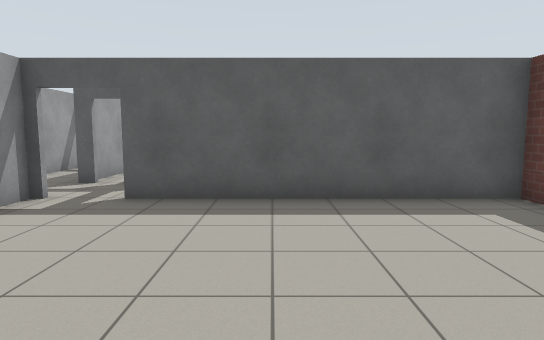
View 1 (above)

24 first-person views from a walk through a Gazebo world. The camera is 1.2 m above the floor, tilts 6° down and sees 75° across. The floor is counted in squares, 1 m on a side. Each view is taken from the middle of a square. On the plan, view 1 faces up. The plan holds only what a view shows up to about 14 squares ahead; the rest is blank. The place goes on beyond the plan. Simple patterns stand in for the simulator's built-in surfaces.

View 2
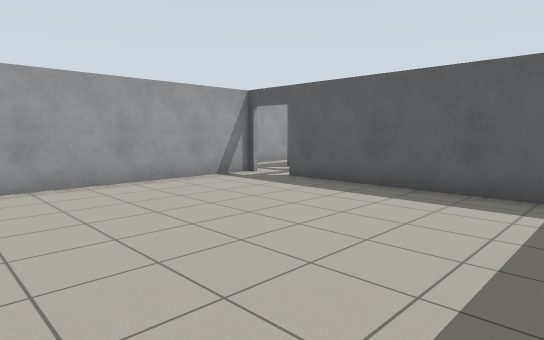

View 3
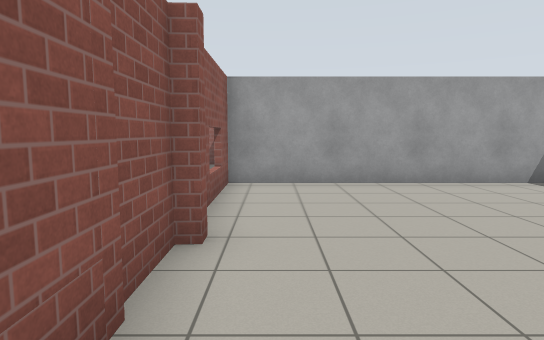

View 4
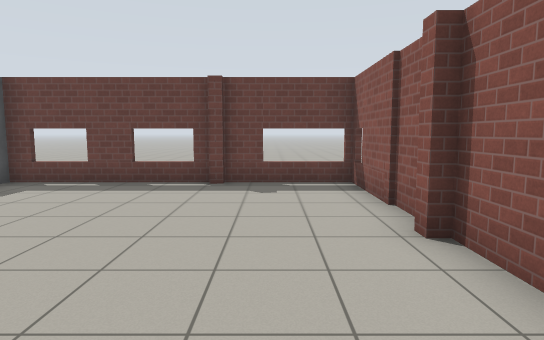

View 5
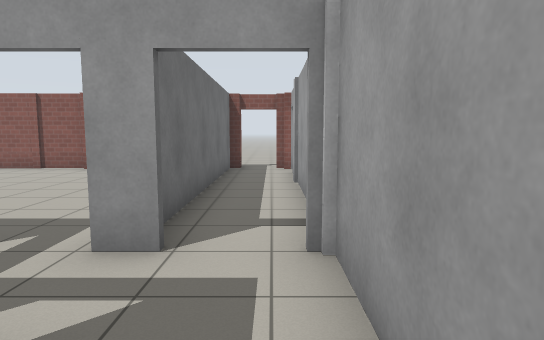

View 6
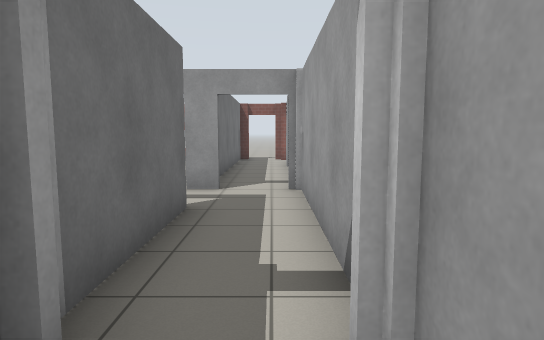

View 7
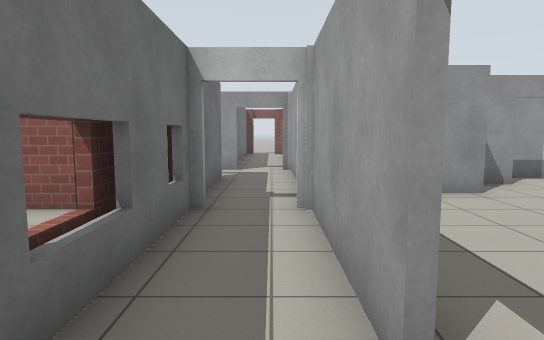

View 8
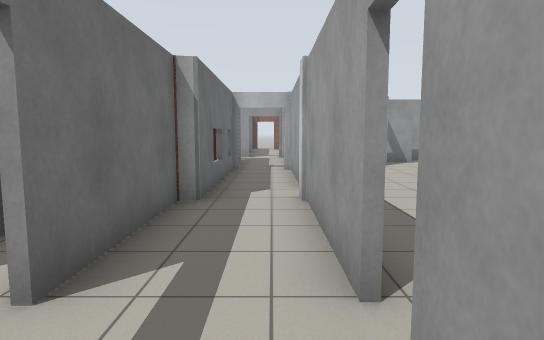

View 9
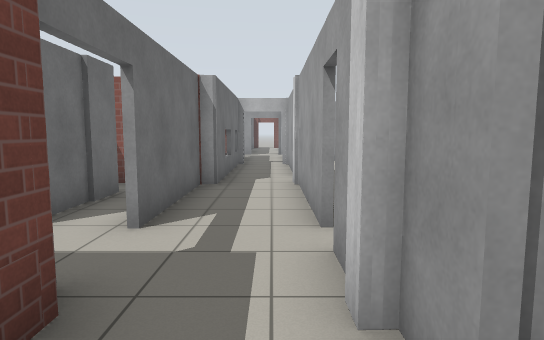

View 10
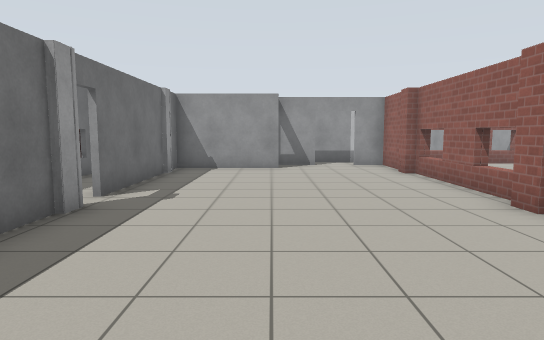

View 11
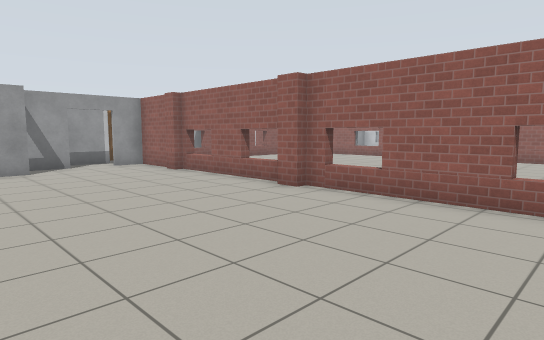

View 12
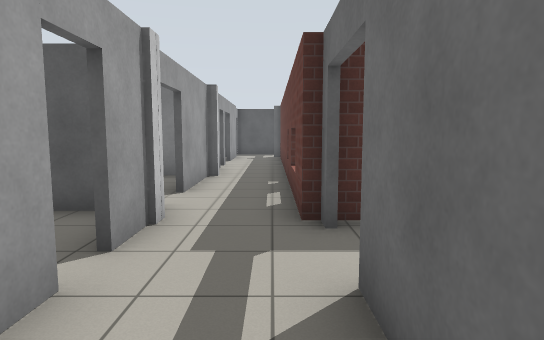

View 13
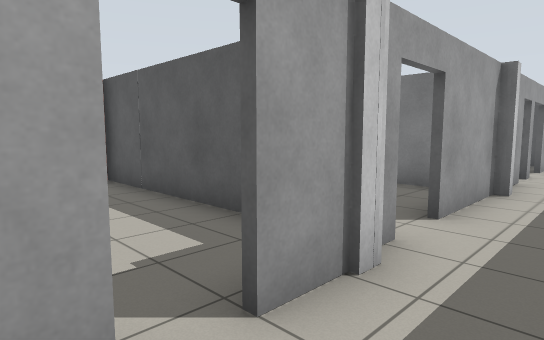

View 14
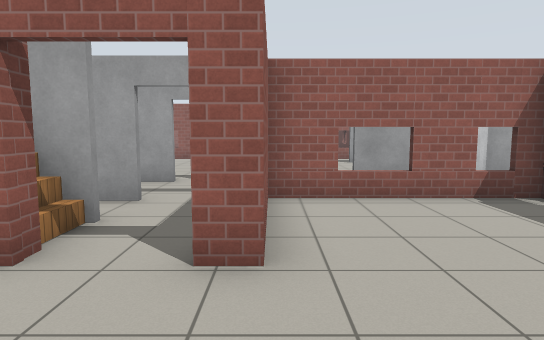

View 15
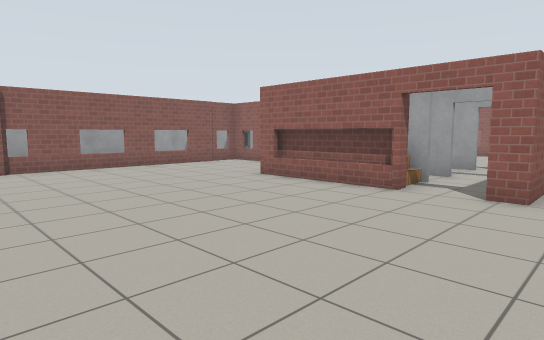

View 16
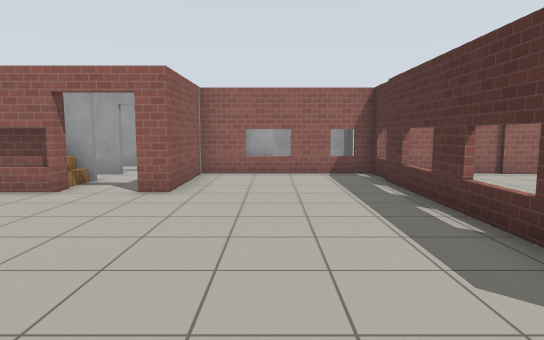

View 17
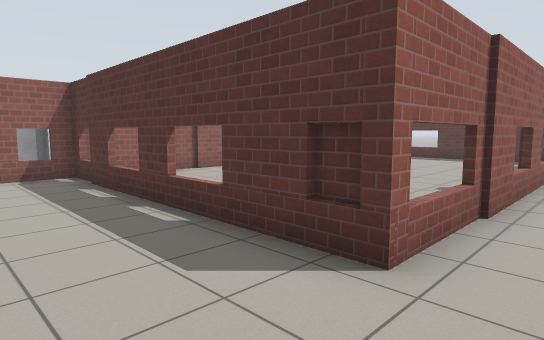

View 18
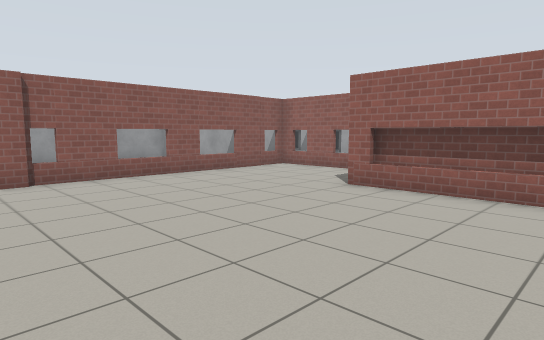

View 19
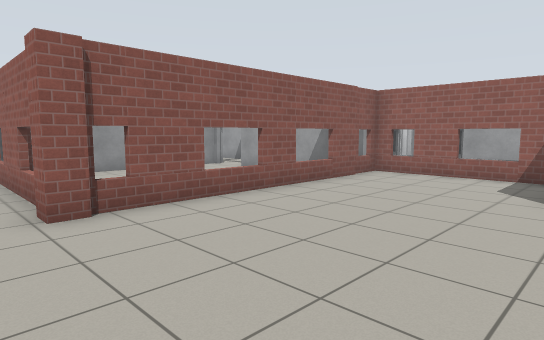

View 20
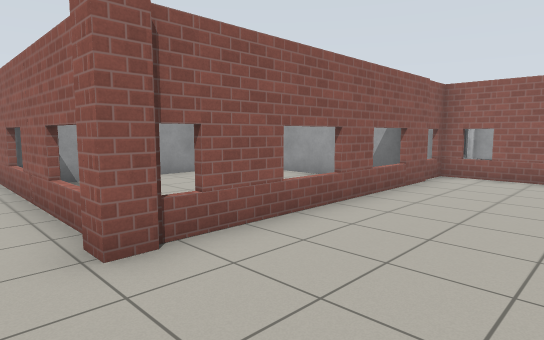

View 21
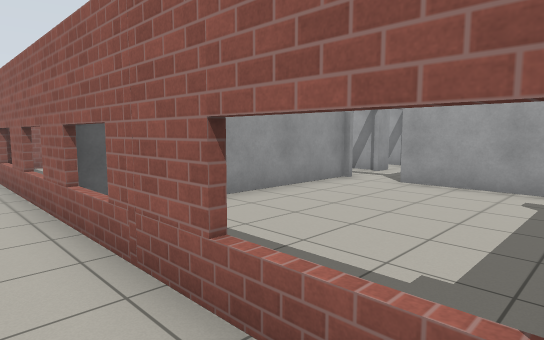

View 22
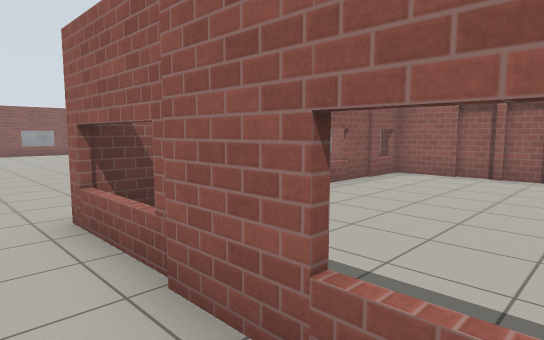

View 23
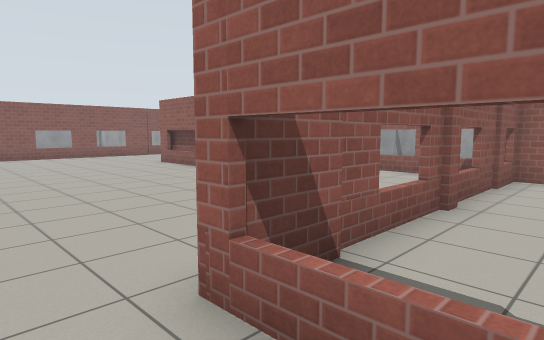

View 24
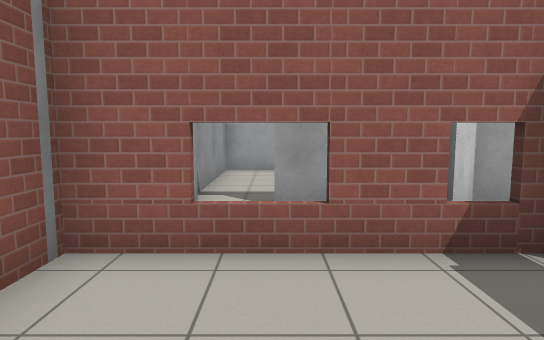

### Floor plan
Key: @ floor where view 1 was taken; # wall or solid block; . floor; D open door; = window, fence, low wall or low ledge; S stairs.
Columns run from 25 left of view 1 to 6 right of it. Each row starts with its distance up from view 1.
 34                   D #      ...=.
 33                   D.#.........#
 32                   D.#D.......##.
 31                   D.#D.......#..
 30                   #.#........=..
 29                 ###.####=#####..
 28                  .#.=...........
 27              D.. .#.#...........
 26              D....D.=...........
 25              #....D.#...........
 24            ########.#####......
 23              .....#..D..D.......
 22           #.......D..D..D.......
 21 #...      #.......#..##S#.......
 20 #..       #.......#..##S#.......
 19           =.......#..####.......
 18           ##......#..####.......
 17           ##......D..###.......
 16           =.......#..#..........
 15           #.......#..#..........
 14           #.......#..#..........
 13           #.......#..#..........
 12           ##......#DD###=##=###.
 11            #...D###.## #..... =
 10       ..   #DD#D  #.#  #..... #.
  9      #=#== ##.     .####..... #.
  8             ##    #.#D#D..... =.
  7                   #DDDDD..... #
  6                   #DDDD########
  5                    .#.........=
  4                    .#.........#
  3                   #.#.........=
  2                   #.#.........#
  1                   #.#.........#
  0                    .#....@....#
 -1                   D.#.........=
 -2                   #DD#=######=#
 -3                    ..
 -4                    ..

Positions as (right, up) in squares from view 1, and headings:
1: (0, 0), facing up
2: (4, -1), facing up-left
3: (4, -1), facing left
4: (-4, 0), facing right
5: (-6, 10), facing down
6: (-6, 14), facing down
7: (-6, 18), facing down
8: (-6, 24), facing down
9: (-6, 26), facing down
10: (-10, 23), facing down
11: (-8, 23), facing down-left
12: (-5, 19), facing up
13: (-5, 21), facing up-left
14: (2, 24), facing left
15: (6, 25), facing down-left
16: (6, 26), facing left
17: (6, 26), facing up-left
18: (6, 22), facing down-left
19: (6, 18), facing down-left
20: (6, 16), facing down-left
21: (6, 12), facing down-left
22: (6, 34), facing down-left
23: (6, 31), facing down-left
24: (-1, 26), facing left
